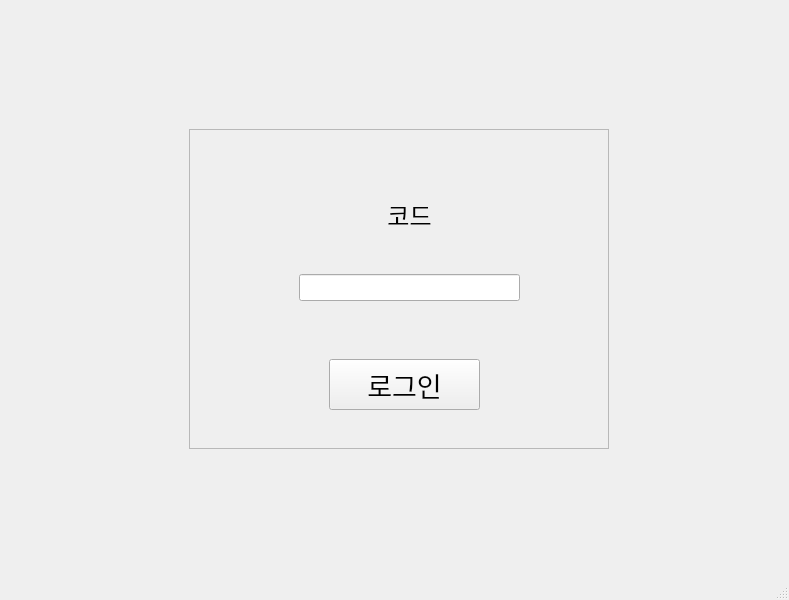
<?xml version="1.0" encoding="UTF-8"?>
<ui version="4.0">
 <class>MainWindow</class>
 <widget class="QMainWindow" name="MainWindow">
  <property name="geometry">
   <rect>
    <x>0</x>
    <y>0</y>
    <width>789</width>
    <height>600</height>
   </rect>
  </property>
  <property name="sizePolicy">
   <sizepolicy hsizetype="Preferred" vsizetype="Fixed">
    <horstretch>0</horstretch>
    <verstretch>0</verstretch>
   </sizepolicy>
  </property>
  <property name="windowTitle">
   <string>MainWindow</string>
  </property>
  <widget class="QWidget" name="centralwidget">
   <layout class="QHBoxLayout" name="horizontalLayout">
    <item>
     <widget class="QStackedWidget" name="stacked_main">
      <property name="currentIndex">
       <number>2</number>
      </property>
      <widget class="QWidget" name="page_main">
       <widget class="QWidget" name="layoutWidget">
        <property name="geometry">
         <rect>
          <x>220</x>
          <y>50</y>
          <width>311</width>
          <height>471</height>
         </rect>
        </property>
        <layout class="QVBoxLayout" name="verticalLayout">
         <item>
          <widget class="QPushButton" name="order_collect_btn">
           <property name="enabled">
            <bool>true</bool>
           </property>
           <property name="sizePolicy">
            <sizepolicy hsizetype="Preferred" vsizetype="Fixed">
             <horstretch>0</horstretch>
             <verstretch>50</verstretch>
            </sizepolicy>
           </property>
           <property name="minimumSize">
            <size>
             <width>0</width>
             <height>100</height>
            </size>
           </property>
           <property name="font">
            <font>
             <pointsize>22</pointsize>
             <bold>true</bold>
            </font>
           </property>
           <property name="text">
            <string>주문수집</string>
           </property>
          </widget>
         </item>
         <item>
          <spacer name="verticalSpacer">
           <property name="orientation">
            <enum>Qt::Orientation::Vertical</enum>
           </property>
           <property name="sizeHint" stdset="0">
            <size>
             <width>20</width>
             <height>10</height>
            </size>
           </property>
          </spacer>
         </item>
         <item>
          <widget class="QPushButton" name="order_check_btn">
           <property name="sizePolicy">
            <sizepolicy hsizetype="Preferred" vsizetype="Fixed">
             <horstretch>0</horstretch>
             <verstretch>0</verstretch>
            </sizepolicy>
           </property>
           <property name="minimumSize">
            <size>
             <width>0</width>
             <height>100</height>
            </size>
           </property>
           <property name="font">
            <font>
             <pointsize>22</pointsize>
             <bold>true</bold>
            </font>
           </property>
           <property name="layoutDirection">
            <enum>Qt::LayoutDirection::LeftToRight</enum>
           </property>
           <property name="text">
            <string>주문검수</string>
           </property>
          </widget>
         </item>
         <item>
          <spacer name="verticalSpacer_2">
           <property name="orientation">
            <enum>Qt::Orientation::Vertical</enum>
           </property>
           <property name="sizeHint" stdset="0">
            <size>
             <width>20</width>
             <height>10</height>
            </size>
           </property>
          </spacer>
         </item>
         <item>
          <widget class="QPushButton" name="invoice_send_btn">
           <property name="sizePolicy">
            <sizepolicy hsizetype="Preferred" vsizetype="Fixed">
             <horstretch>0</horstretch>
             <verstretch>50</verstretch>
            </sizepolicy>
           </property>
           <property name="minimumSize">
            <size>
             <width>0</width>
             <height>100</height>
            </size>
           </property>
           <property name="font">
            <font>
             <pointsize>22</pointsize>
             <bold>true</bold>
            </font>
           </property>
           <property name="text">
            <string>송장 생성/전송</string>
           </property>
          </widget>
         </item>
        </layout>
       </widget>
      </widget>
      <widget class="QWidget" name="page_check">
       <widget class="QWidget" name="verticalLayoutWidget">
        <property name="geometry">
         <rect>
          <x>40</x>
          <y>120</y>
          <width>158</width>
          <height>331</height>
         </rect>
        </property>
        <layout class="QVBoxLayout" name="verticalLayout_2">
         <item>
          <widget class="QPushButton" name="stock_file">
           <property name="minimumSize">
            <size>
             <width>0</width>
             <height>80</height>
            </size>
           </property>
           <property name="font">
            <font>
             <pointsize>14</pointsize>
            </font>
           </property>
           <property name="text">
            <string>실재고 검수파일</string>
           </property>
          </widget>
         </item>
         <item>
          <widget class="QPushButton" name="customer_file">
           <property name="sizePolicy">
            <sizepolicy hsizetype="Preferred" vsizetype="Fixed">
             <horstretch>0</horstretch>
             <verstretch>0</verstretch>
            </sizepolicy>
           </property>
           <property name="minimumSize">
            <size>
             <width>0</width>
             <height>80</height>
            </size>
           </property>
           <property name="font">
            <font>
             <pointsize>14</pointsize>
            </font>
           </property>
           <property name="text">
            <string>수령인 검수파일</string>
           </property>
          </widget>
         </item>
        </layout>
       </widget>
       <widget class="QWidget" name="verticalLayoutWidget_2">
        <property name="geometry">
         <rect>
          <x>220</x>
          <y>40</y>
          <width>371</width>
          <height>511</height>
         </rect>
        </property>
        <layout class="QVBoxLayout" name="verticalLayout_3">
         <item>
          <widget class="QListView" name="check_list"/>
         </item>
        </layout>
       </widget>
       <widget class="QWidget" name="verticalLayoutWidget_5">
        <property name="geometry">
         <rect>
          <x>620</x>
          <y>80</y>
          <width>158</width>
          <height>401</height>
         </rect>
        </property>
        <layout class="QVBoxLayout" name="verticalLayout_7">
         <item>
          <widget class="QPushButton" name="stock_btn">
           <property name="minimumSize">
            <size>
             <width>0</width>
             <height>80</height>
            </size>
           </property>
           <property name="font">
            <font>
             <pointsize>14</pointsize>
             <bold>true</bold>
            </font>
           </property>
           <property name="text">
            <string>실재고 검수</string>
           </property>
          </widget>
         </item>
         <item>
          <widget class="QPushButton" name="costomer_btn">
           <property name="sizePolicy">
            <sizepolicy hsizetype="Preferred" vsizetype="Fixed">
             <horstretch>0</horstretch>
             <verstretch>0</verstretch>
            </sizepolicy>
           </property>
           <property name="minimumSize">
            <size>
             <width>0</width>
             <height>80</height>
            </size>
           </property>
           <property name="font">
            <font>
             <pointsize>14</pointsize>
             <bold>true</bold>
            </font>
           </property>
           <property name="text">
            <string>수령인 검수</string>
           </property>
          </widget>
         </item>
         <item>
          <widget class="QPushButton" name="Back_btn2">
           <property name="sizePolicy">
            <sizepolicy hsizetype="Preferred" vsizetype="Fixed">
             <horstretch>0</horstretch>
             <verstretch>0</verstretch>
            </sizepolicy>
           </property>
           <property name="minimumSize">
            <size>
             <width>0</width>
             <height>80</height>
            </size>
           </property>
           <property name="font">
            <font>
             <pointsize>14</pointsize>
             <bold>false</bold>
            </font>
           </property>
           <property name="text">
            <string>뒤로가기</string>
           </property>
          </widget>
         </item>
        </layout>
       </widget>
      </widget>
      <widget class="QWidget" name="page_login">
       <widget class="QFrame" name="login_card">
        <property name="geometry">
         <rect>
          <x>180</x>
          <y>120</y>
          <width>420</width>
          <height>320</height>
         </rect>
        </property>
        <property name="minimumSize">
         <size>
          <width>420</width>
          <height>320</height>
         </size>
        </property>
        <property name="maximumSize">
         <size>
          <width>420</width>
          <height>320</height>
         </size>
        </property>
        <property name="frameShape">
         <enum>QFrame::Shape::StyledPanel</enum>
        </property>
        <property name="frameShadow">
         <enum>QFrame::Shadow::Raised</enum>
        </property>
        <widget class="QWidget" name="verticalLayoutWidget_8">
         <property name="geometry">
          <rect>
           <x>110</x>
           <y>60</y>
           <width>221</width>
           <height>141</height>
          </rect>
         </property>
         <layout class="QVBoxLayout" name="verticalLayout_10">
          <item>
           <widget class="QLabel" name="code">
            <property name="minimumSize">
             <size>
              <width>0</width>
              <height>50</height>
             </size>
            </property>
            <property name="font">
             <font>
              <pointsize>18</pointsize>
             </font>
            </property>
            <property name="layoutDirection">
             <enum>Qt::LayoutDirection::LeftToRight</enum>
            </property>
            <property name="styleSheet">
             <string notr="true"/>
            </property>
            <property name="text">
             <string>코드</string>
            </property>
            <property name="alignment">
             <set>Qt::AlignmentFlag::AlignCenter</set>
            </property>
           </widget>
          </item>
          <item>
           <spacer name="verticalSpacer_6">
            <property name="orientation">
             <enum>Qt::Orientation::Vertical</enum>
            </property>
            <property name="sizeHint" stdset="0">
             <size>
              <width>20</width>
              <height>40</height>
             </size>
            </property>
           </spacer>
          </item>
          <item>
           <widget class="QLineEdit" name="code_name">
            <property name="font">
             <font>
              <pointsize>12</pointsize>
             </font>
            </property>
            <property name="layoutDirection">
             <enum>Qt::LayoutDirection::LeftToRight</enum>
            </property>
           </widget>
          </item>
          <item>
           <spacer name="verticalSpacer_5">
            <property name="orientation">
             <enum>Qt::Orientation::Vertical</enum>
            </property>
            <property name="sizeHint" stdset="0">
             <size>
              <width>20</width>
              <height>40</height>
             </size>
            </property>
           </spacer>
          </item>
         </layout>
        </widget>
        <widget class="QPushButton" name="login_btn">
         <property name="geometry">
          <rect>
           <x>140</x>
           <y>230</y>
           <width>151</width>
           <height>51</height>
          </rect>
         </property>
         <property name="font">
          <font>
           <pointsize>20</pointsize>
           <bold>false</bold>
          </font>
         </property>
         <property name="styleSheet">
          <string notr="true">QLabel {
    background-color: #3A3A3A;
    color: #FFFFFF;
    padding: 6px 12px;
    border-radius: 10px;
    font-weight: 700;
}</string>
         </property>
         <property name="text">
          <string>로그인</string>
         </property>
        </widget>
       </widget>
      </widget>
      <widget class="QWidget" name="page_invoice">
       <widget class="QWidget" name="verticalLayoutWidget_6">
        <property name="geometry">
         <rect>
          <x>250</x>
          <y>30</y>
          <width>471</width>
          <height>481</height>
         </rect>
        </property>
        <layout class="QVBoxLayout" name="verticalLayout_8">
         <item>
          <widget class="QListView" name="send_list"/>
         </item>
        </layout>
       </widget>
       <widget class="QWidget" name="verticalLayoutWidget_7">
        <property name="geometry">
         <rect>
          <x>30</x>
          <y>60</y>
          <width>201</width>
          <height>451</height>
         </rect>
        </property>
        <layout class="QVBoxLayout" name="verticalLayout_9">
         <item>
          <widget class="QPushButton" name="lotte_upload_btn">
           <property name="sizePolicy">
            <sizepolicy hsizetype="Preferred" vsizetype="Fixed">
             <horstretch>0</horstretch>
             <verstretch>0</verstretch>
            </sizepolicy>
           </property>
           <property name="minimumSize">
            <size>
             <width>0</width>
             <height>80</height>
            </size>
           </property>
           <property name="font">
            <font>
             <pointsize>12</pointsize>
            </font>
           </property>
           <property name="text">
            <string>롯데택배 파일 업로드</string>
           </property>
          </widget>
         </item>
         <item>
          <widget class="QPushButton" name="creat_file_btn">
           <property name="sizePolicy">
            <sizepolicy hsizetype="Preferred" vsizetype="Fixed">
             <horstretch>0</horstretch>
             <verstretch>0</verstretch>
            </sizepolicy>
           </property>
           <property name="minimumSize">
            <size>
             <width>0</width>
             <height>80</height>
            </size>
           </property>
           <property name="font">
            <font>
             <pointsize>14</pointsize>
            </font>
           </property>
           <property name="text">
            <string>등록파일 생성</string>
           </property>
          </widget>
         </item>
         <item>
          <widget class="QPushButton" name="send_invoice_btn">
           <property name="minimumSize">
            <size>
             <width>0</width>
             <height>80</height>
            </size>
           </property>
           <property name="font">
            <font>
             <pointsize>14</pointsize>
             <bold>true</bold>
            </font>
           </property>
           <property name="text">
            <string>송장 전송</string>
           </property>
          </widget>
         </item>
         <item>
          <widget class="QPushButton" name="Back_btn3">
           <property name="sizePolicy">
            <sizepolicy hsizetype="Preferred" vsizetype="Fixed">
             <horstretch>0</horstretch>
             <verstretch>0</verstretch>
            </sizepolicy>
           </property>
           <property name="minimumSize">
            <size>
             <width>0</width>
             <height>80</height>
            </size>
           </property>
           <property name="font">
            <font>
             <pointsize>14</pointsize>
            </font>
           </property>
           <property name="text">
            <string>뒤로가기</string>
           </property>
          </widget>
         </item>
        </layout>
       </widget>
      </widget>
      <widget class="QWidget" name="page_collect">
       <widget class="QWidget" name="horizontalLayoutWidget">
        <property name="geometry">
         <rect>
          <x>80</x>
          <y>60</y>
          <width>451</width>
          <height>451</height>
         </rect>
        </property>
        <layout class="QHBoxLayout" name="horizontalLayout_2">
         <item>
          <widget class="QListView" name="listView"/>
         </item>
        </layout>
       </widget>
       <widget class="QFrame" name="frame">
        <property name="geometry">
         <rect>
          <x>550</x>
          <y>140</y>
          <width>221</width>
          <height>101</height>
         </rect>
        </property>
        <property name="frameShape">
         <enum>QFrame::Shape::StyledPanel</enum>
        </property>
        <property name="frameShadow">
         <enum>QFrame::Shadow::Raised</enum>
        </property>
        <widget class="QWidget" name="horizontalLayoutWidget_2">
         <property name="geometry">
          <rect>
           <x>20</x>
           <y>10</y>
           <width>191</width>
           <height>81</height>
          </rect>
         </property>
         <layout class="QHBoxLayout" name="horizontalLayout_3">
          <item>
           <widget class="QPushButton" name="start_order_btn">
            <property name="sizePolicy">
             <sizepolicy hsizetype="Minimum" vsizetype="Expanding">
              <horstretch>0</horstretch>
              <verstretch>0</verstretch>
             </sizepolicy>
            </property>
            <property name="font">
             <font>
              <pointsize>18</pointsize>
              <bold>true</bold>
             </font>
            </property>
            <property name="text">
             <string>주문수집 시작</string>
            </property>
           </widget>
          </item>
         </layout>
        </widget>
       </widget>
       <widget class="QFrame" name="frame_2">
        <property name="geometry">
         <rect>
          <x>550</x>
          <y>330</y>
          <width>221</width>
          <height>101</height>
         </rect>
        </property>
        <property name="frameShape">
         <enum>QFrame::Shape::StyledPanel</enum>
        </property>
        <property name="frameShadow">
         <enum>QFrame::Shadow::Raised</enum>
        </property>
        <widget class="QWidget" name="horizontalLayoutWidget_3">
         <property name="geometry">
          <rect>
           <x>20</x>
           <y>10</y>
           <width>191</width>
           <height>81</height>
          </rect>
         </property>
         <layout class="QHBoxLayout" name="horizontalLayout_4">
          <item>
           <widget class="QPushButton" name="Back_btn1">
            <property name="sizePolicy">
             <sizepolicy hsizetype="Minimum" vsizetype="Expanding">
              <horstretch>0</horstretch>
              <verstretch>0</verstretch>
             </sizepolicy>
            </property>
            <property name="font">
             <font>
              <pointsize>18</pointsize>
              <bold>false</bold>
             </font>
            </property>
            <property name="text">
             <string>뒤로가기</string>
            </property>
           </widget>
          </item>
         </layout>
        </widget>
       </widget>
      </widget>
     </widget>
    </item>
   </layout>
  </widget>
  <widget class="QStatusBar" name="statusbar"/>
 </widget>
 <resources/>
 <connections/>
</ui>
